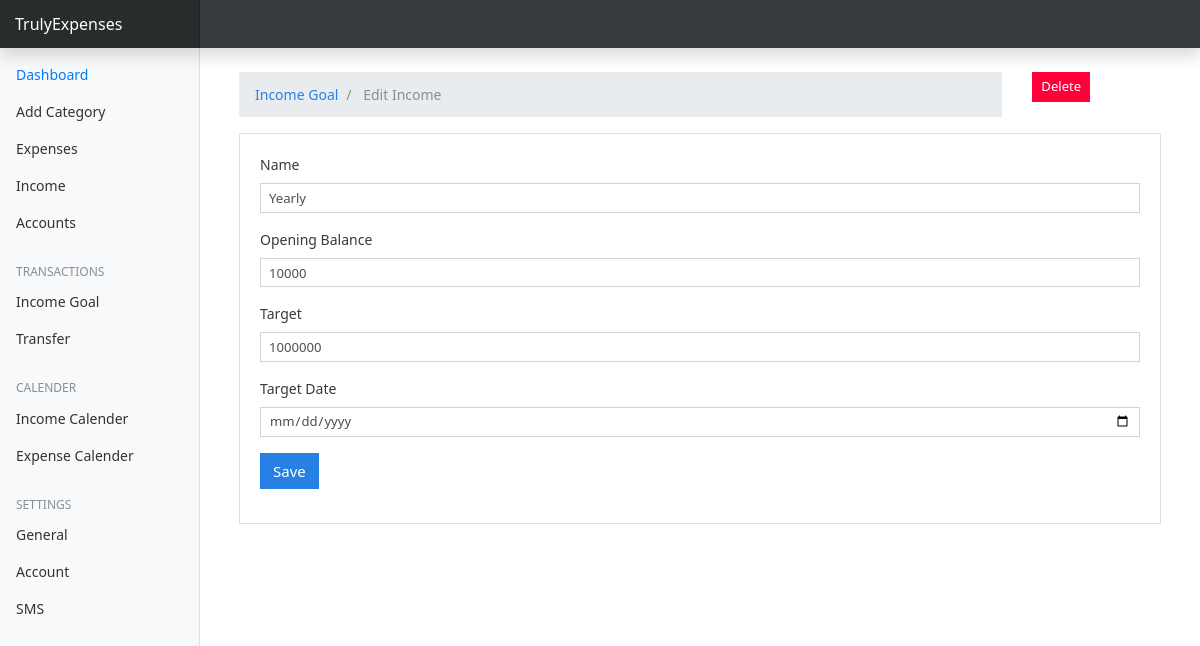
Page /edit-income-goal/2 (signed in) on the committed database.
### Finance/models.py (models this page shows)
class IncomeGoal(models.Model):
    name = models.CharField(max_length=266)
    opening_balance = models.CharField(max_length=266)
    target = models.CharField(max_length=266)
    owner = models.ForeignKey(to=User, on_delete=models.CASCADE)
    date = models.DateField(default=now)

### Finance/views.py (the view, shortened to what this page needs)
# urls.py: path('edit-income-goal/<int:id>', views.income_edit_goal, name="income-edit-goal"),
def income_edit_goal(request, id):
    if not request.user.is_authenticated:
        return redirect('login')
    income_goal = IncomeGoal.objects.get(pk=id)
    context = {
        'income_goal': income_goal,
        'values': income_goal,
    }
    if request.method == 'GET':
        return render(request, 'income-goal/edit_income_goal.html', context)

### Finance/templates/income-goal/edit_income_goal.html (shortened to what this page needs)
{% extends 'base.html' %} {% block content %}
<div class="container mt-4">
  <div class="row">
    <div class="col-md-10">
      <nav aria-label="breadcrumb">
        <ol class="breadcrumb">
          <li class="breadcrumb-item">
            <a href="{% url 'income-goal'%}">Income Goal</a>
          </li>
          <li class="breadcrumb-item active" aria-current="page">
            Edit Income
          </li>
        </ol>
      </nav>
    </div>
    <div class="col-md-2">
      <a
        href="{% url 'income-delete-goal' income_goal.id %}"
        class="btn btn-danger btn-sm"
        >Delete</a
      >
    </div>
  </div>
  <div class="card">
    <div class="card-body">
      <form action="{% url 'income-edit-goal' income_goal.id %}" method="post">
        <div class="form-group">
          <label for="">Name</label>
          <input
            type="text"
            class="form-control form-control-sm"
            name="name"
            value="{{values.name}}"
          />
        </div>
        <div class="form-group">
          <label for="">Opening Balance</label>
          <input
            type="text"
            class="form-control form-control-sm"
            name="opening_balance"
            value="{{values.opening_balance}}"
          />
        </div>
        <div class="form-group">
          <label for="">Target</label>
          <input
            type="text"
            class="form-control form-control-sm"
            name="target"
            value="{{values.target}}"
          />
        </div>
        <div class="form-group">
          <label for="">Target Date</label>
          <input
            type="date"
            class="form-control form-control-sm"
            name="date"
          />
        </div>
        <input
          type="submit"
          value="Save"
          class="btn btn-primary btn-primary-sm"
        />
      </form>
    </div>
  </div>
</div>
{% endblock %}

### Finance/static/css/dashboard.css (style rules this page uses)
body { font-size: 0.875rem; }

### rows in the picture
IncomeGoal: name "Yearly", opening_balance "10000", target "1000000"
